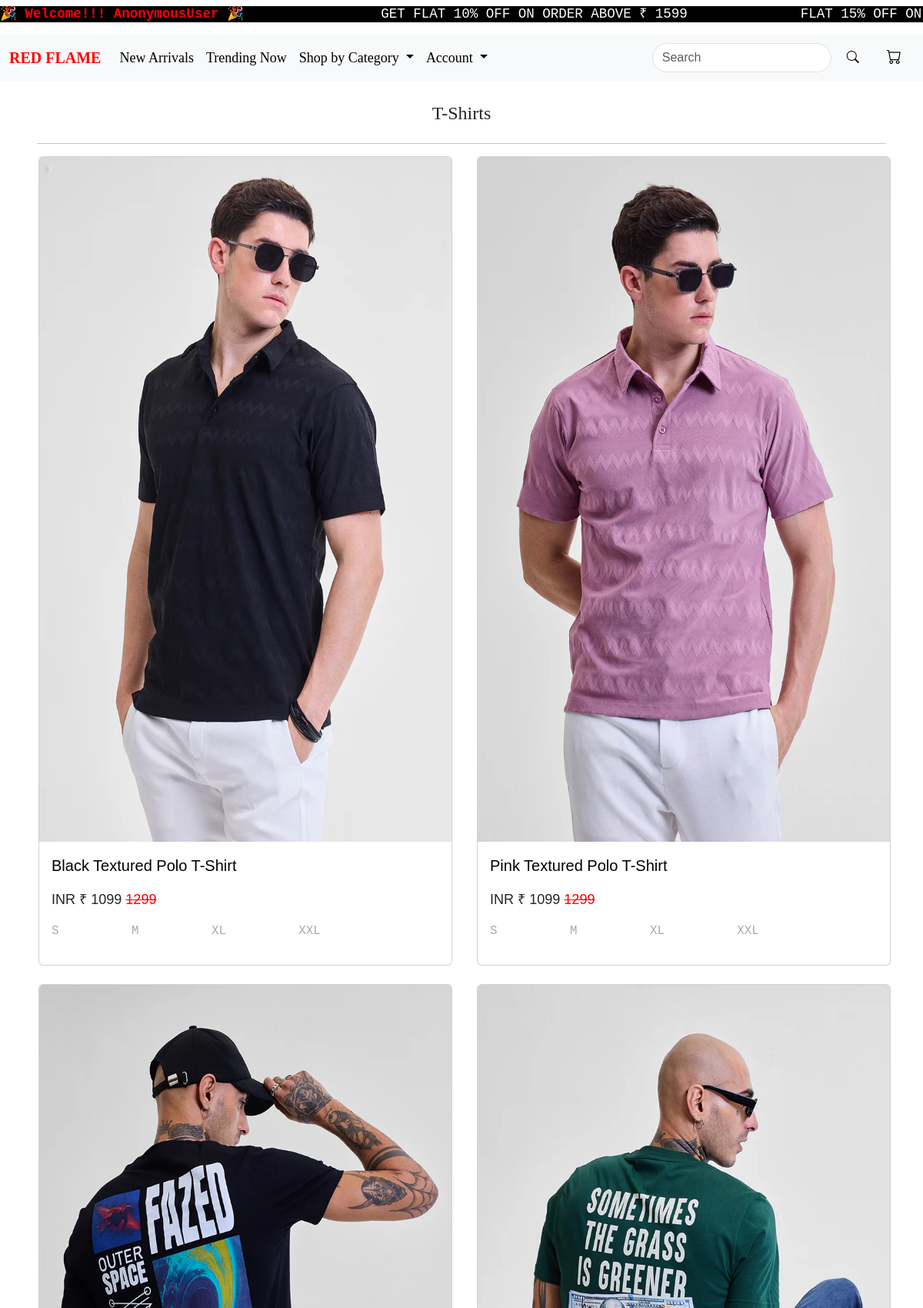
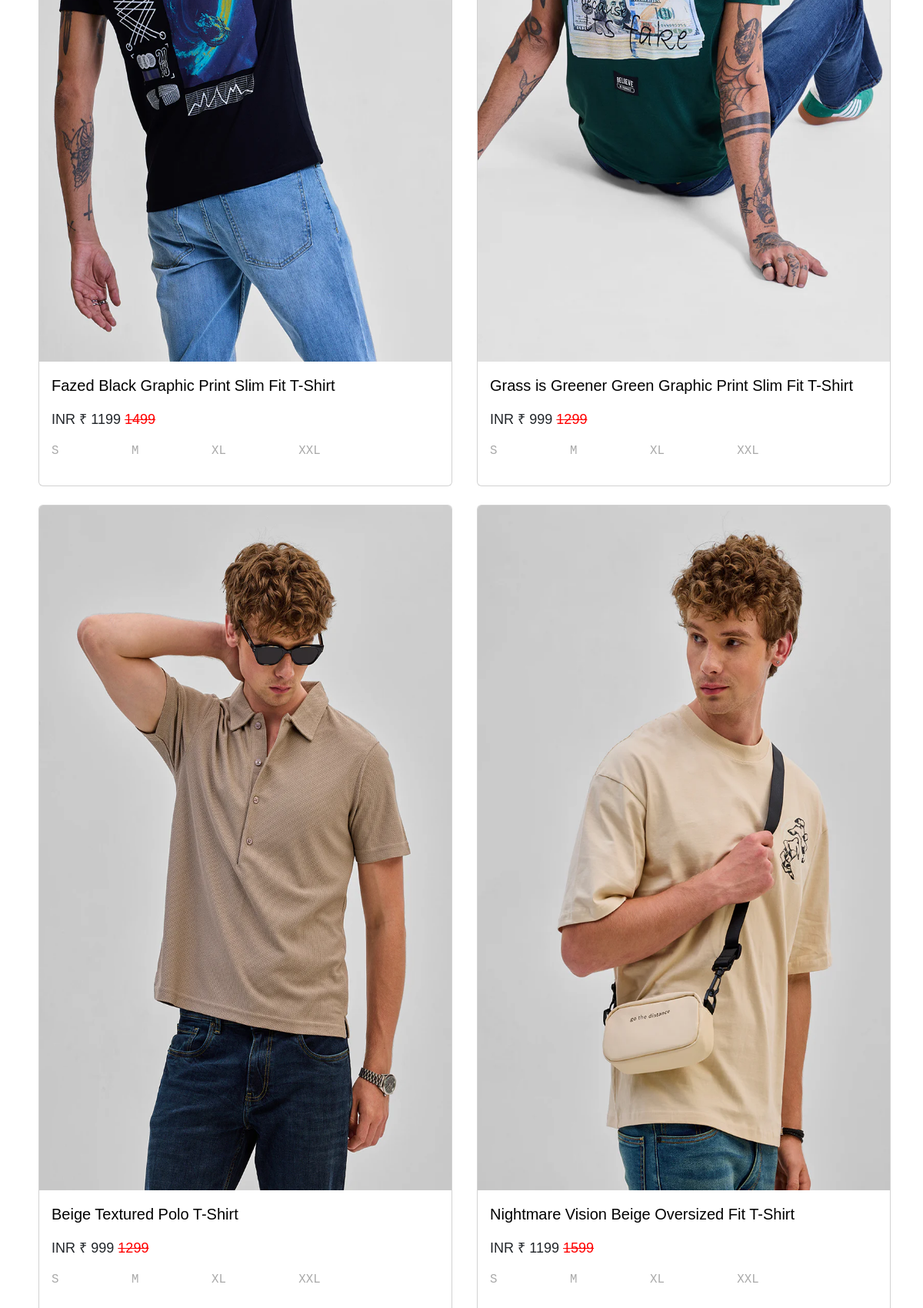
Page /Tshirt/ (upper part) on the committed database (2 pictures, top to bottom).
### core/models.py (models this page shows, shortened)
class new_arrival(models.Model):
        CATEGORY_CHOICES = [
        ('NEWARRIVAL','newarrival'),
        ('SHIRTS','shirts'),
        ('T_SHIRTS','t-shirts'),
        ('SWEATSHIRTS','sweatshirts'),
        ('TROUSERS','trousers'),
        ('SHORTS','shorts'),
        ('TRENDING','trending')
    ]
        SIZE_CHOICES = [
        ('S', 'Small'),
        ('M', 'Medium'),
        ('L', 'Large'),
        ('XL', 'Extra Large'),
    ]
        name=models.CharField(max_length=100)
        category = models.CharField(max_length=30,choices=CATEGORY_CHOICES)
        short_d = models.CharField(max_length=400)
        desc = models.TextField()
        original_price=models.IntegerField(default=1000)
        discounted_price=models.IntegerField()
        size = models.CharField(max_length=2, choices=SIZE_CHOICES,default='S')
        upperwear_img = models.ImageField(upload_to='new_arrival_img')

### core/views.py (the view)
# urls.py: path('Tshirt/',views.Tshirt,name='Tshirt'),
def Tshirt(request):
    rf=new_arrival.objects.filter(category='T_SHIRTS')
    return render (request,'core/Tshirt.html',{'rf':rf})

### core/templates/core/Tshirt.html (shortened to what this page needs)
{% extends "core/base.html" %}
{% load static %}
{% block content %}
<br>
<div class="container-fluid d-flex justify-content-center align-items-center">
    <div class="text-center">
      <h4 style="font-family: cursive;">T-Shirts</h4>
    </div>
  </div>
  <hr class="ms-5 me-5">
  <div class="container">
    <div class="row justify-content-start">
        {% for r in rf  %}
        <div class="col-md-6 mb-4" style="padding-left: 20px;">
            <div class="card">
                 <a href="{% url "bigcard" r.id %}">
                     <img src="{{r.upperwear_img.url}}" alt="" class="card-img-top" height="890px" id="crd">
                    </a>
                    <div class="card-body">
                        <a href="#" style="text-decoration: none;">
                            <p style="color: black;" class="lead">{{r.short_d}}</p>
                        </a>
                        <p class="product-price">INR &#8377 {{r.discounted_price}}   <s style="color:red;">{{r.original_price}}</s></p>
                        <a href="#" style="text-decoration: none; color: darkgray;">
                            <pre>S          M          XL          XXL                                 </pre>
                        </a>
                    </div>
                </div>
            </div>
            {% endfor %}
        </div>
    </div>
<br>
{% endblock content %}

### core/static/core/css/core.css (style rules this page uses)
@media (max-width: 1200px) { body { font-size: 18px; padding: 15px; } }
body { overflow-x: hidden; margin: 0; padding: 0; font-family: Arial, sans-serif; background-color: white; }
a { color: rgb(0, 0, 0); }

### core/templates/core/base.html (style rules this page uses)
body { overflow-x: hidden; margin: 0; padding: 0; font-family: Arial, sans-serif; }

### core/templates/core/navbar.html (style rules this page uses)
@media (max-width: 1200px) { body { font-size: 18px; padding: 15px; } }
body { overflow-x: hidden; margin: 0; padding: 0; font-family: Arial, sans-serif; }

### rows in the picture
new_arrival: upperwear_img (picture), short_d "Black Textured Polo T-Shirt", discounted_price "1099", original_price "1299"
new_arrival: upperwear_img (picture), short_d "Pink Textured Polo T-Shirt", discounted_price "1099", original_price "1299"
new_arrival: upperwear_img (picture), short_d "Fazed Black Graphic Print Slim Fit T-Shirt", discounted_price "1199", original_price "1499"
new_arrival: upperwear_img (picture), short_d "Grass is Greener Green Graphic Print Slim Fit T-Shirt", discounted_price "999", original_price "1299"
new_arrival: upperwear_img (picture), short_d "Beige Textured Polo T-Shirt", discounted_price "999", original_price "1299"
new_arrival: upperwear_img (picture), short_d "Nightmare Vision Beige Oversized Fit T-Shirt", discounted_price "1199", original_price "1599"

### other values in the picture
{{ request.user }} "AnonymousUser"
